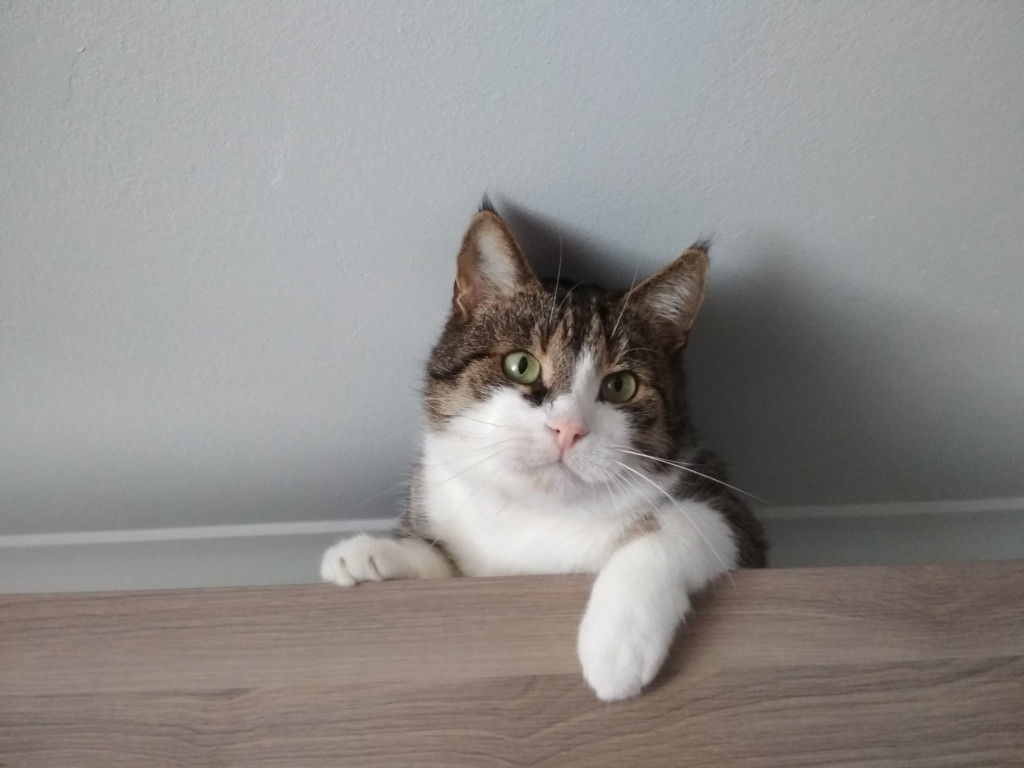
#> input picture gaclaw-na-kuchni.jpg, 1024 x 768 px
$ python zad1.py
#> lines starting #> are read from the running program, lines starting #| are printed output that depends on the picture
import cv2
import numpy as np
from matplotlib import pyplot as plt


def main():
    plt.rcParams["figure.figsize"] = (18, 10)

    image_from_file = cv2.imread('../gaclaw-na-kuchni.jpg')
#> image_from_file is the input picture: shape (768, 1024, 3); mean B, G, R 139.4, 141.3, 144.1

    image_gray = cv2.cvtColor(image_from_file, cv2.COLOR_BGR2GRAY)

    output = image_gray.astype(np.float32)
    h, w = output.shape
#> h = 768; w = 1024

    for y in range(h):
        for x in range(w):
            old_pixel = output[y, x]
            new_pixel = np.round(old_pixel / 255.0) * 255.0
            output[y, x] = new_pixel

            quant_error = old_pixel - new_pixel

            if x + 1 < w:
                output[y, x + 1] += quant_error * 7 / 16
            if x - 1 >= 0 and y + 1 < h:
                output[y + 1, x - 1] += quant_error * 3 / 16
            if y + 1 < h:
                output[y + 1, x] += quant_error * 5 / 16
            if x + 1 < w and y + 1 < h:
                output[y + 1, x + 1] += quant_error * 1 / 16
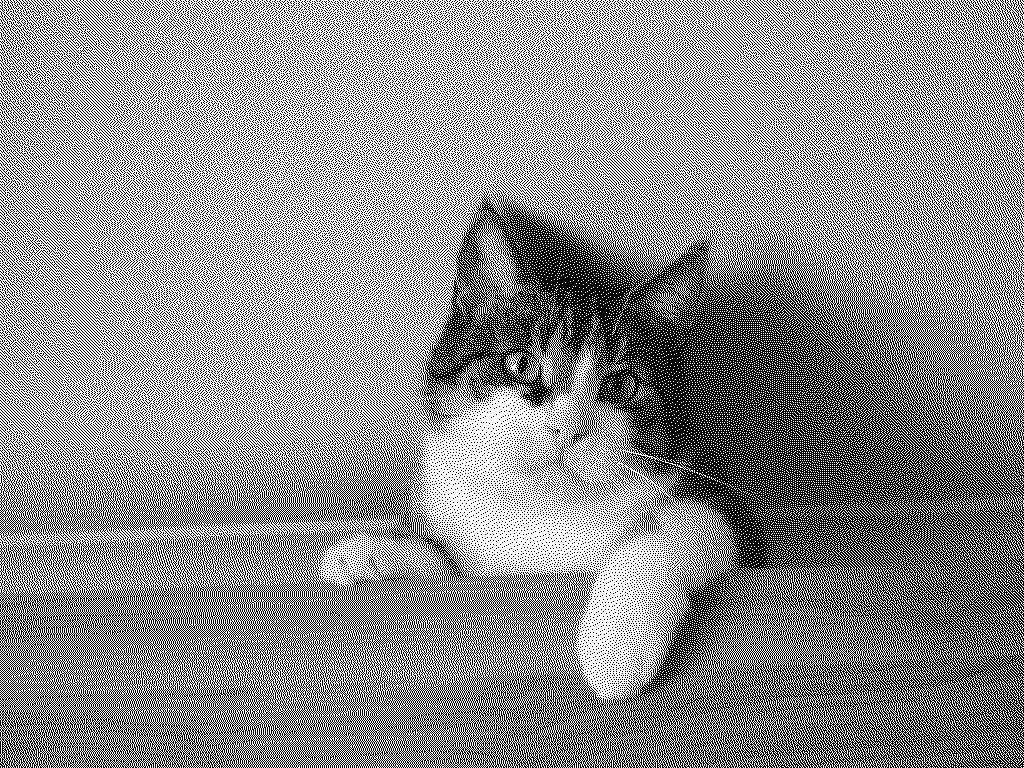
#> output: shape (768, 1024) float32; 55.6% white; black in thin lines or dots

    output = np.clip(output, 0, 255).astype(np.uint8)
#> output: shape (768, 1024); 55.6% white; black in thin lines or dots

    plt.subplot(1, 2, 1)
    plt.imshow(output, cmap='gray')
    plt.title('Dithering - Floyd-Steinberg skala szarości')

    plt.subplot(1, 2, 2)
    histr = cv2.calcHist([output], [0], None, [256], [0, 256])
#> histr = 256 values, max 437617 at index 255, min 0 at index 1, mean 3072
    plt.plot(histr)
    plt.xlim([-1, 256])
    plt.xlabel('Wartość składowej koloru')
    plt.ylabel('Liczba pikseli obrazu')
    plt.title('Histogram')

    plt.show()
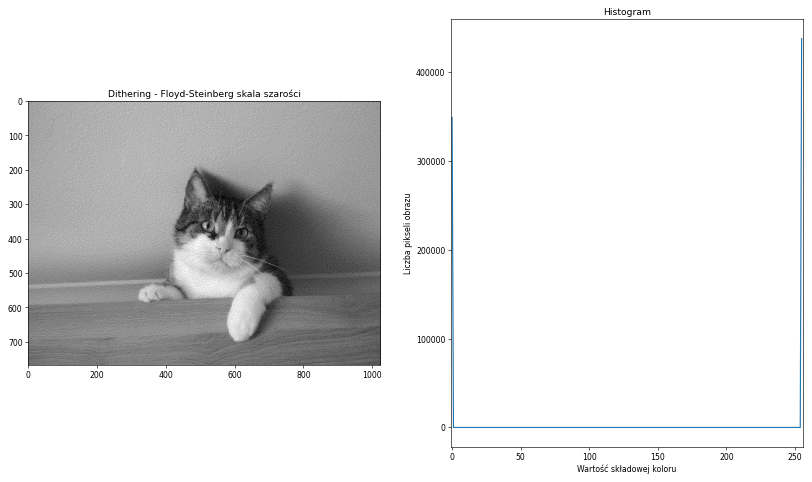
#> figure drawn by matplotlib, 2 panels; panel 2: curve peaks at x = 255, y = 437617


if __name__ == '__main__':
    main()

$ run again, with colors.jpg copied over gaclaw-na-kuchni.jpg
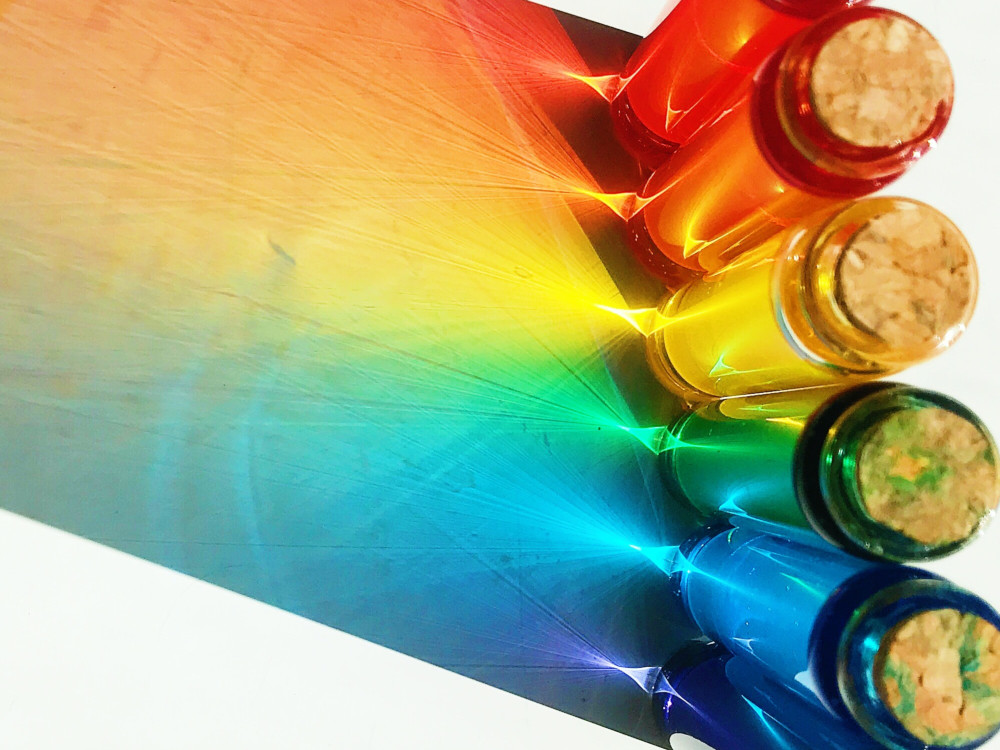
#> input picture colors.jpg, 1000 x 750 px
#> in main, image_from_file is the input picture: shape (750, 1000, 3); mean B, G, R 123.3, 163.8, 162.1
#> after the loop in main, `for y in range(h):`:
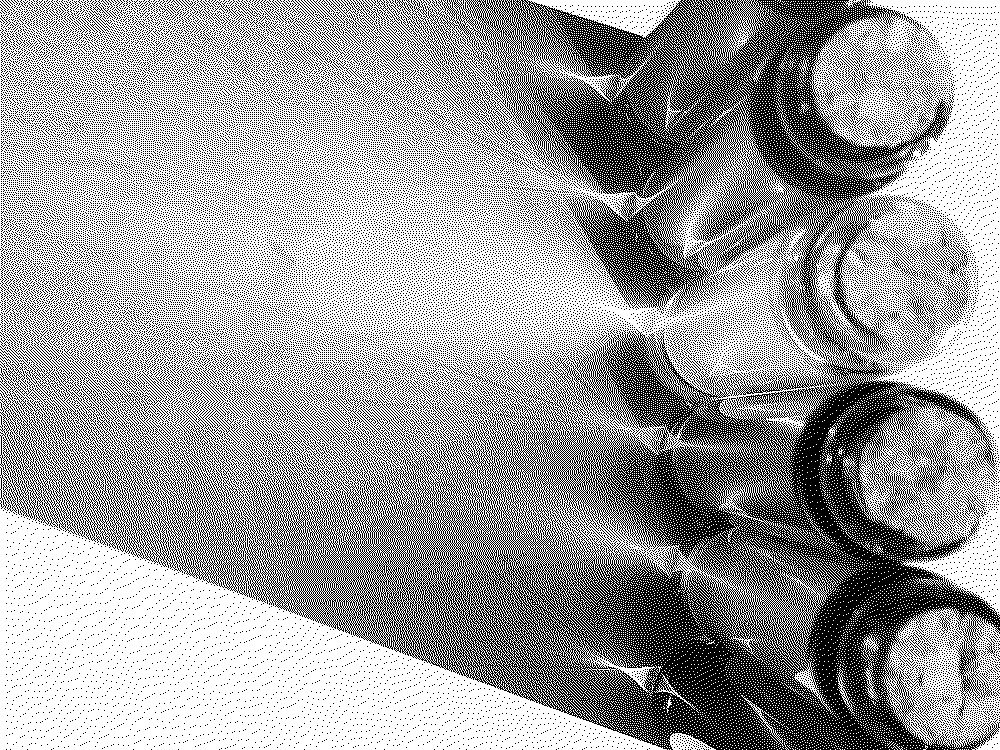
#> output: shape (750, 1000) float32; 62.3% white; black in thin lines or dots
#> histr = 256 values, max 466984 at index 255, min 0 at index 1, mean 2929.7
#> in main, `plt.show()`:
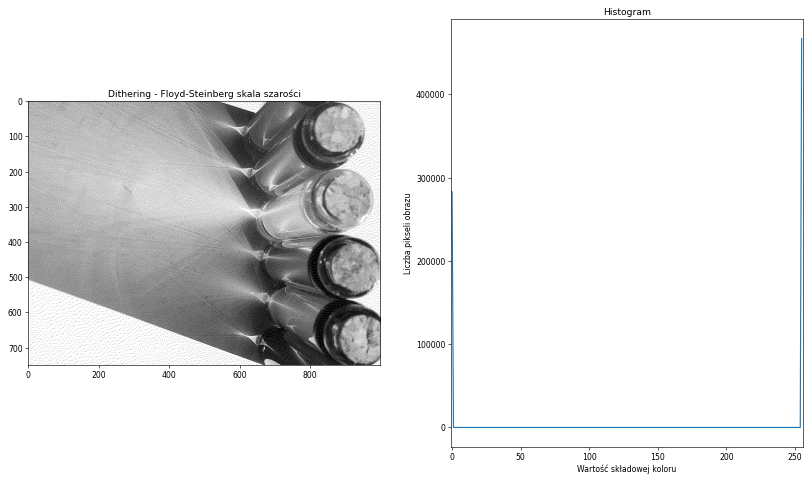
#> figure drawn by matplotlib, 2 panels; panel 2: curve peaks at x = 255, y = 466984
